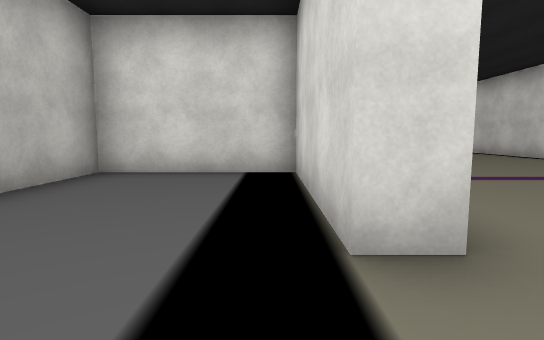
[1] (above)

24 first-person views from a walk through a scene from a Unity 3-D project. The camera is 1.2 m above the floor, tilts 6° down and sees 80° across. The floor is counted in squares, 2 m on a side. Each view is taken from the middle of a square. On the plan, view 1 faces up. The plan holds only what a view shows up to about 10 squares ahead; the rest is blank. The place goes on beyond the plan. The player character is not drawn. Some animated figures are not drawn. Some surface patterns are stand-ins.

[2]
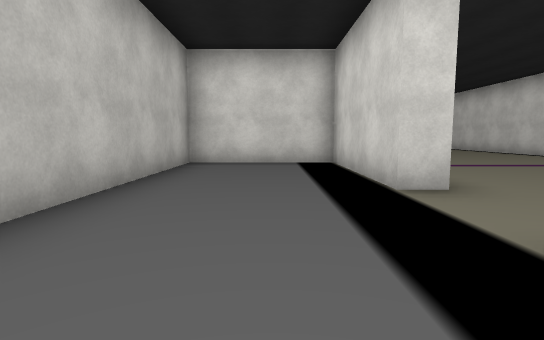

[3]
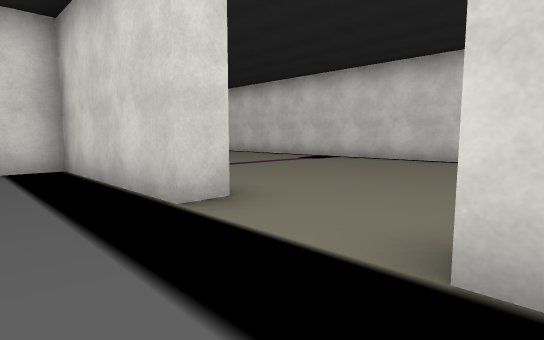

[4]
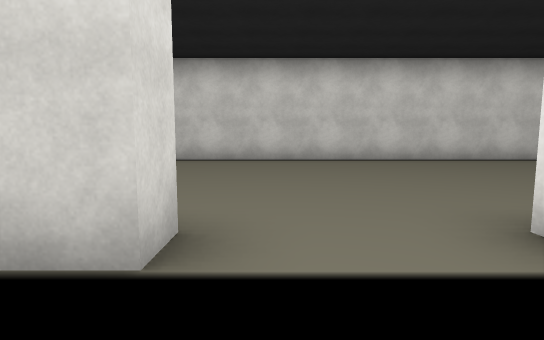

[5]
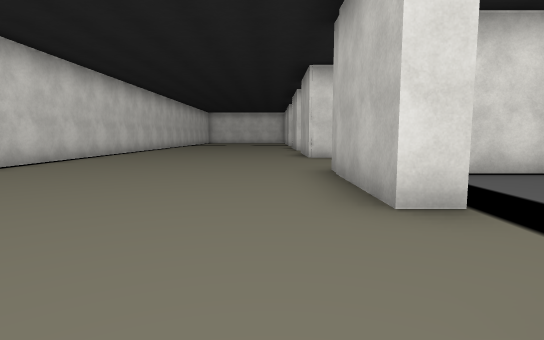

[6]
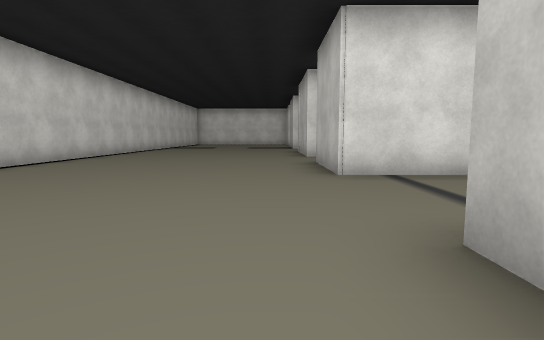

[7]
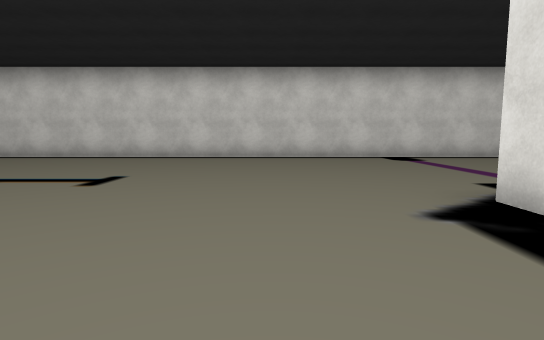

[8]
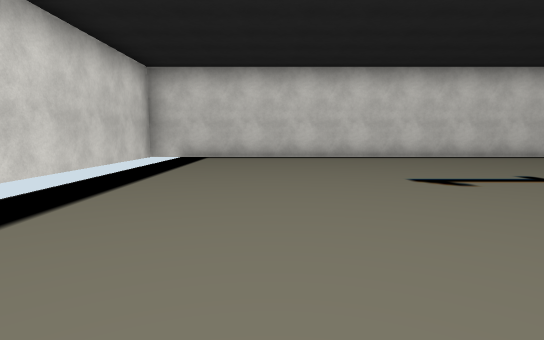

[9]
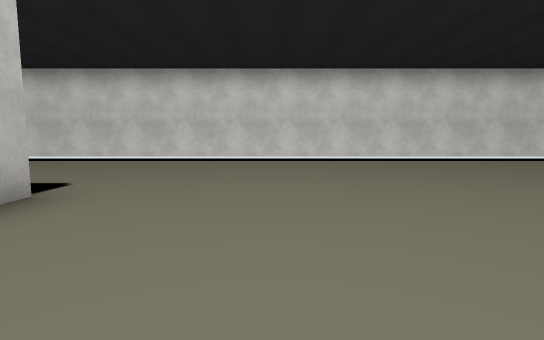

[10]
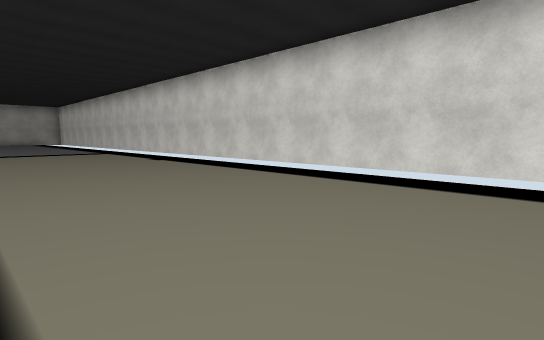

[11]
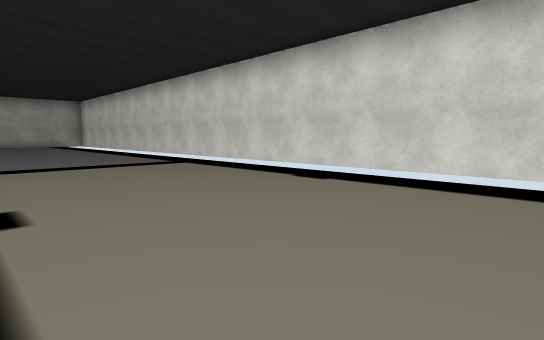

[12]
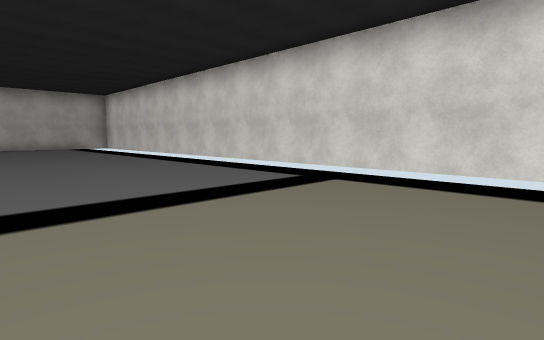

[13]
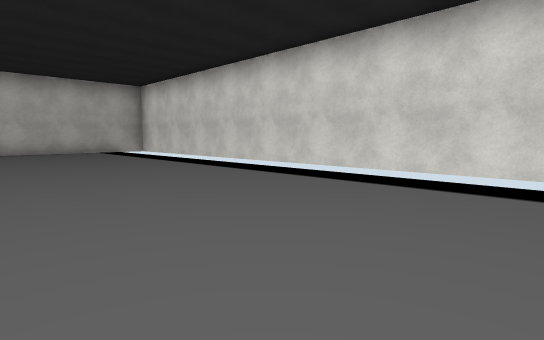

[14]
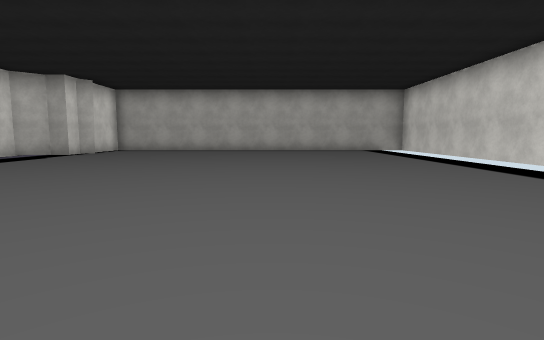

[15]
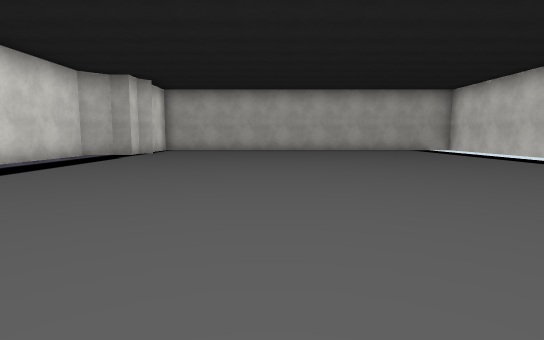

[16]
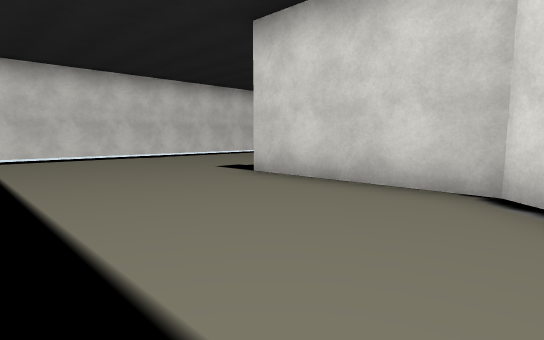

[17]
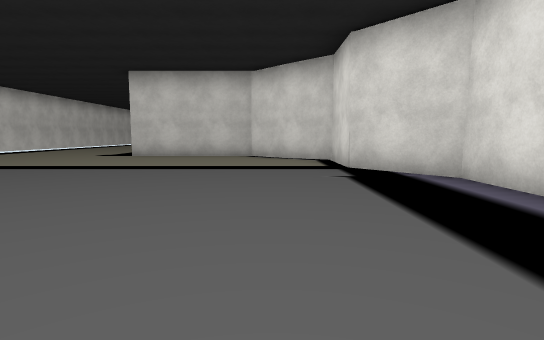

[18]
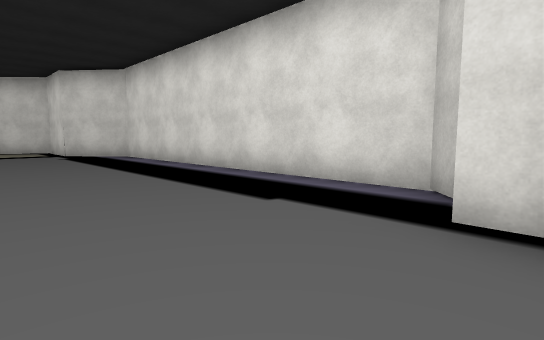

[19]
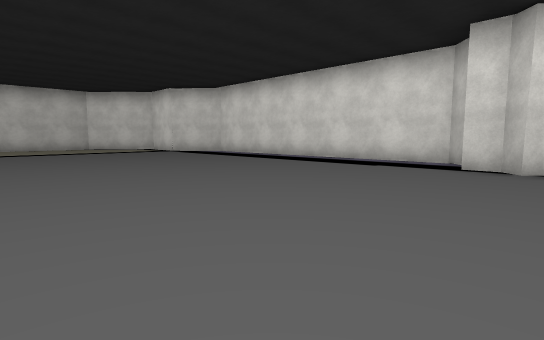

[20]
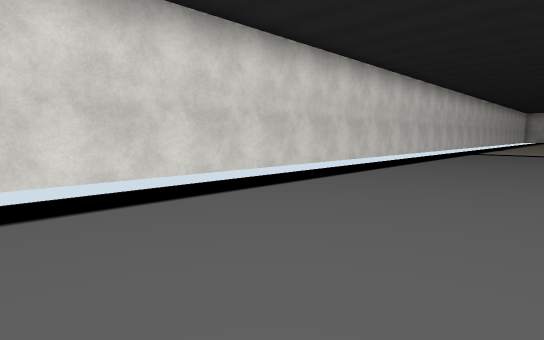

[21]
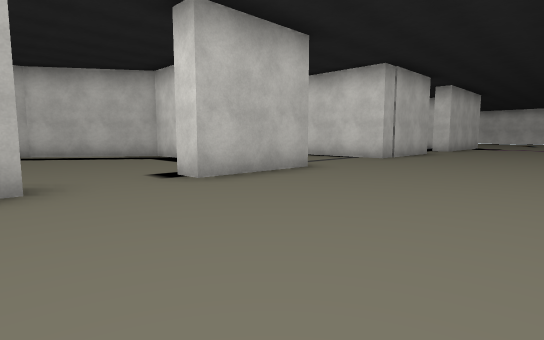

[22]
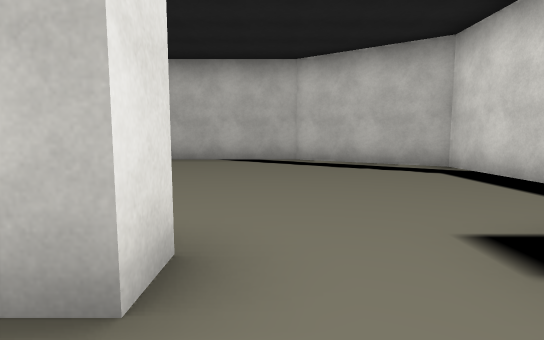

[23]
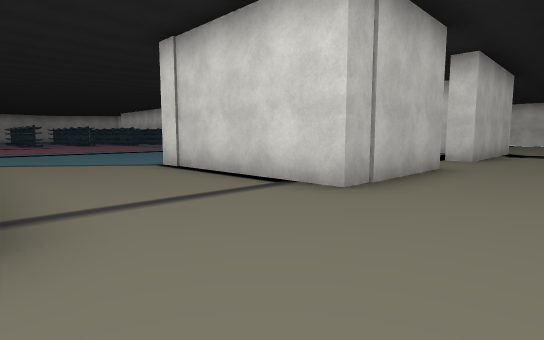

[24]
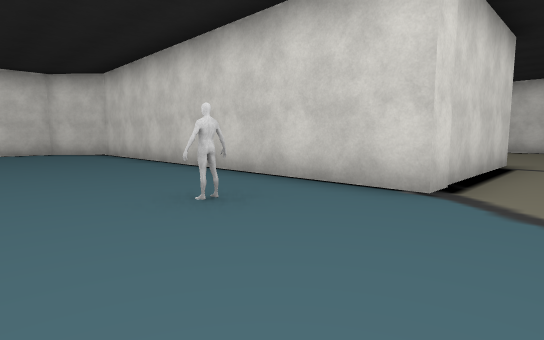

### Floor plan
Points are (right, up) in squares from view 1. A wall is a line through its corners. A room is listed if a view was taken in it or the views show most of it. See-through windows are left out.
Room 1 (views 1, 2, 3, 4)
walls: (0.4, 1.6) (0.4, 5.4) (-2.9, 5.4) (-2.9, 0.1); (0.4, -1) (0.4, -0.6); (-2.4, -3.2) (-1.1, -3.2)
ways out: opening at (1, 0.5) to room 2
Room 2 (views 5, 6, 7, 8, 9, 10, 11, 12, 13, 14, 15, 16, 17, 18, 19, 20, 21, 22, 23, 24)
walls: (-5.1, -2.5) (-5.6, -2.4); (-5, -2.4) (-5.4, -2.5); (-5, -2.4) (-5.5, -2.4); (-5, -2.6) (-5.4, -2.3); (-4.9, 7.1) (-6, 7.1); (-21.6, 4.3) (-17.4, 4.3) (-15.8, 5.5) (-14.2, 5.5) (-12.3, 7.6) (-12.3, 11.2); (-4.4, 11.2) (-4.4, 10.8); (0.4, -0.6) (1, -0.6) (1, -3.8) (-3.5, -3.8) (-3.5, 5.8); (0.4, 5.9) (1, 5.9); (1, 5.2) (1, 1.6) (0.4, 1.6); (-2.1, -7.5) (-4.3, -7.5) (-6.3, -10.4) (-6.3, -12.5); (-1.1, -7) (1, -7) (1, -9.5) (0.4, -9.5); (-26.2, 4.7) (-25.7, 4.3) (-23.4, 4.3); (-27.3, 5.9) (-26.9, 5.5) (-26.2, 5.5); (0.4, -11.5) (1, -11.5) (1, -12.1); (7.2, -12.1) (7.2, 17.5) (-27.8, 17.5)
ways out: opening at (1, 0.5) to room 1

Where each view was taken, in squares from view 1:
view 1: 0 up, 0 right, facing up
view 2: 2 down, 1 left, facing up
view 3: 1 down, 1 left, facing up-right
view 4: 1 up, 1 left, facing right
view 5: 2 up, 2 right, facing down
view 6: 2 down, 2 right, facing down
view 7: 8 up, 2 left, facing right
view 8: 14 up, 2 left, facing right
view 9: 8 up, 2 left, facing up
view 10: 12 up, 4 left, facing up-left
view 11: 12 up, 9 left, facing up-left
view 12: 12 up, 13 left, facing up-left
view 13: 12 up, 17 left, facing up-left
view 14: 12 up, 16 left, facing left
view 15: 10 up, 16 left, facing left
view 16: 7 up, 16 left, facing up-right
view 17: 7 up, 22 left, facing right
view 18: 8 up, 27 left, facing down-right
view 19: 12 up, 28 left, facing down-right
view 20: 13 up, 28 left, facing up-right
view 21: 12 down, 5 right, facing up-left
view 22: 11 down, 2 right, facing left
view 23: 7 down, 3 right, facing up-left
view 24: 5 down, 7 left, facing up-right
